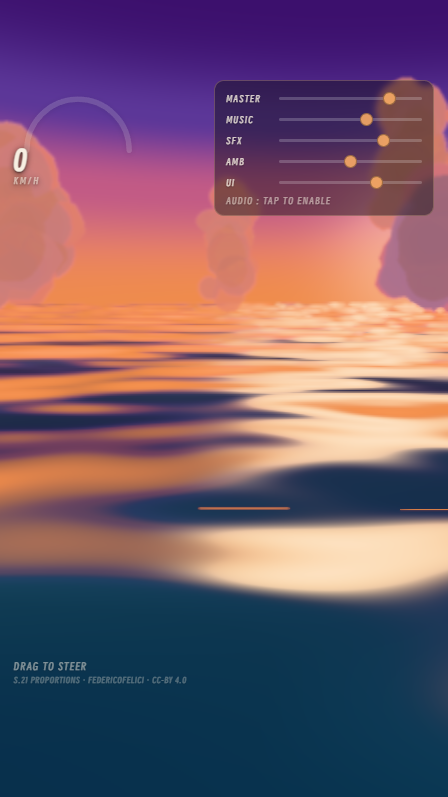
#> input picture artifacts/sun-road-review/A-nobloom.png, 448 x 797 px, given in place of flight-raw.png, which was not available
$ python sky-line-metrics.py ../artifacts/sun-road-review
#> lines starting #> are read from the running program, lines starting #| are printed output that depends on the picture
"""Regression for sky-line-probe's fixed daylight frame, not a generic dark-pixel test.
The clear upper-sky crop excludes clouds, HUD, sea, stars and the canvas border.
Usage: python scripts/sky-line-metrics.py artifacts/sea-sky-line-after-...
"""
import json
import sys
from pathlib import Path
from PIL import Image

root = Path(sys.argv[1])
reports = []
for name in ("flight-raw.png", "sunward-raw.png"):
    roi = Image.open(root / name).convert("RGB").crop((70, 4, 330, 140))
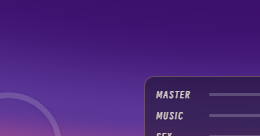
#> roi: PIL image 260x136 RGB; mean R, G, B 73.8, 35.8, 121.5
#> (the run stopped early here; a loop or call above may not have finished)

$ run again, on artifacts/sun-road-review/A3-r2.png
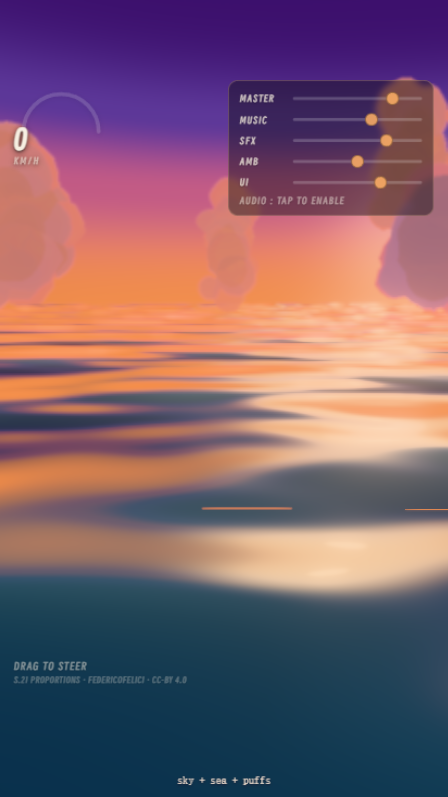
#> input picture artifacts/sun-road-review/A3-r2.png, 448 x 797 px, given in place of flight-raw.png, which was not available
#> `roi = Image.open(root / name).convert("RGB").crop((70, 4, 330, 140))`:
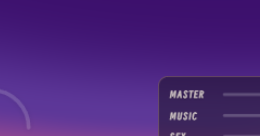
#> roi: PIL image 260x136 RGB; mean R, G, B 75.1, 36.4, 122.8
